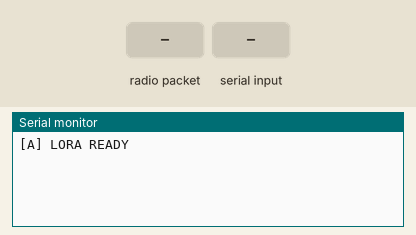
Simulated run of this sketch. Board: Arduino Uno, built with avr-gcc and run on an emulated ATmega328P. Parts: the last lines printed to the serial monitor. The test bench sets the inputs (shaded band). No radio packets arrive unless stated.

Above: at 1.2 s.
1.3 s: radio packet "P" arrives
At 2.2 s:
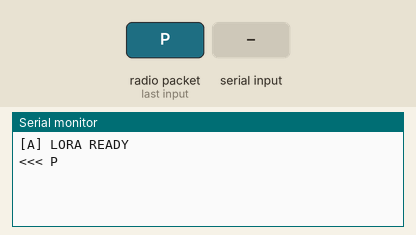
2.8 s: "P\n" received over Serial
At 3.6 s:
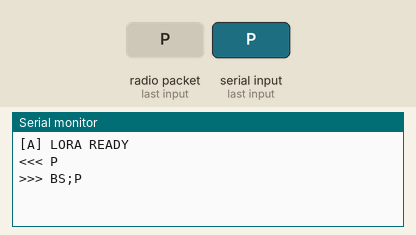
4.3 s: radio packet ":" arrives
At 5.5 s:
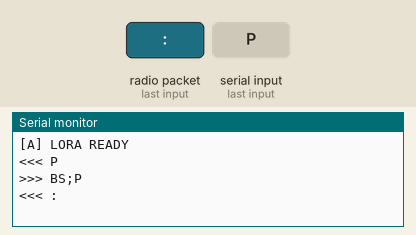
5.8 s: ":\n" received over Serial
At 7.0 s:
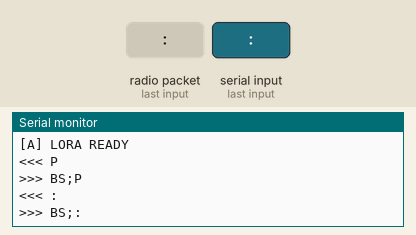
7.3 s: radio packet "1" arrives
At 8.1 s:
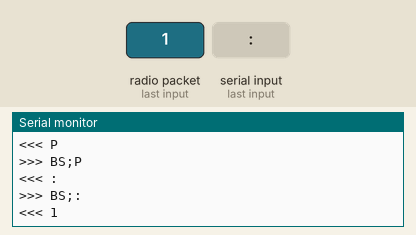
8.8 s: "1\n" received over Serial
At 10.2 s:
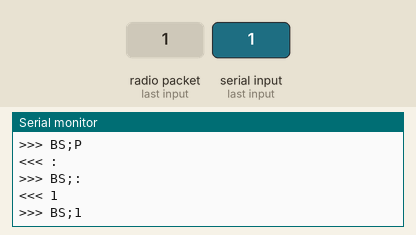

Measured:
- after the input at 1.3 s, the serial monitor: prints a new line at once (image 1)
- after the input at 2.8 s, the serial monitor: prints a new line at once (image 2)
- after the input at 4.3 s, the serial monitor: prints a new line at once (image 3)
- after the input at 5.8 s, the serial monitor: prints a new line at once (image 4)
- after the input at 7.3 s, the serial monitor: prints a new line at once (image 5)
- after the input at 8.8 s, the serial monitor: prints a new line at once (image 6)

The sketch:

BReceiver.ino
```cpp
#include <SPI.h>
#include <LoRa.h>

void setup() {
  Serial.begin(115200);
  while (!Serial);
  if (!LoRa.begin(433E6)) {
    Serial.println(F("[A] LORA ERROR"));
    while (true);
  }

  LoRa.setSpreadingFactor(12);
  LoRa.setSignalBandwidth(125E3);
  LoRa.setCodingRate4(8);
  LoRa.setPreambleLength(8);
  LoRa.setTxPower(18);

  Serial.println(F("[A] LORA READY"));
}

void loop() {
  // Enviar comandos desde Serial por LoRa
  if (Serial.available()) {
    String cmd = Serial.readStringUntil('\n');
    cmd.trim();
    if (cmd.length() > 0) {
      String message = "BS;" + cmd;
      Serial.print(">>> ");
      Serial.println(message);

      LoRa.beginPacket();
      LoRa.print(message);
      LoRa.endPacket();
    }
  }

  int packetSize = LoRa.parsePacket();
  if (packetSize > 0) {
    uint8_t buffer[256];
    int len = 0;

    // Leer todo el paquete recibido
    while (LoRa.available() && len < sizeof(buffer)) {
      buffer[len++] = LoRa.read();
    }

    // Detectar si el buffer empieza con 'P:'
    if (len > 2 && buffer[0] == 'P' && buffer[1] == ':') {
        // Buscar segundo ':'
        int colonCount = 0;
        int headerEnd = -1;
        for (int i = 0; i < len; i++) {
            if (buffer[i] == ':') {
                colonCount++;
                if (colonCount == 2) {
                    headerEnd = i;
                    break;
                }
            }
        }

        if (headerEnd >= 0) {
            // Imprimir header como texto
            Serial.print("<<< ");
            for (int i = 0; i <= headerEnd; i++) {
                Serial.print((char)buffer[i]);
            }

            // Imprimir payload en hex
            int payloadStart = headerEnd + 1;
            int payloadLength = len - payloadStart;

            for (int i = 0; i < payloadLength; i++) {
                byte b = buffer[payloadStart + i];
                if (b < 16) Serial.print('0');
                Serial.print(b, HEX);
            }
            Serial.println();
        } else {
            // No encontramos el segundo ':', imprimir todo como texto
            Serial.print("<<< ");
            for (int i = 0; i < len; i++) {
                Serial.print((char)buffer[i]);
            }
            Serial.println();
        }
    } else {
        // No empieza con P:, imprimir todo como texto
        Serial.print("<<< ");
        for (int i = 0; i < len; i++) {
            Serial.print((char)buffer[i]);
        }
        Serial.println();
    }
  }
  delay(10);
}
```
